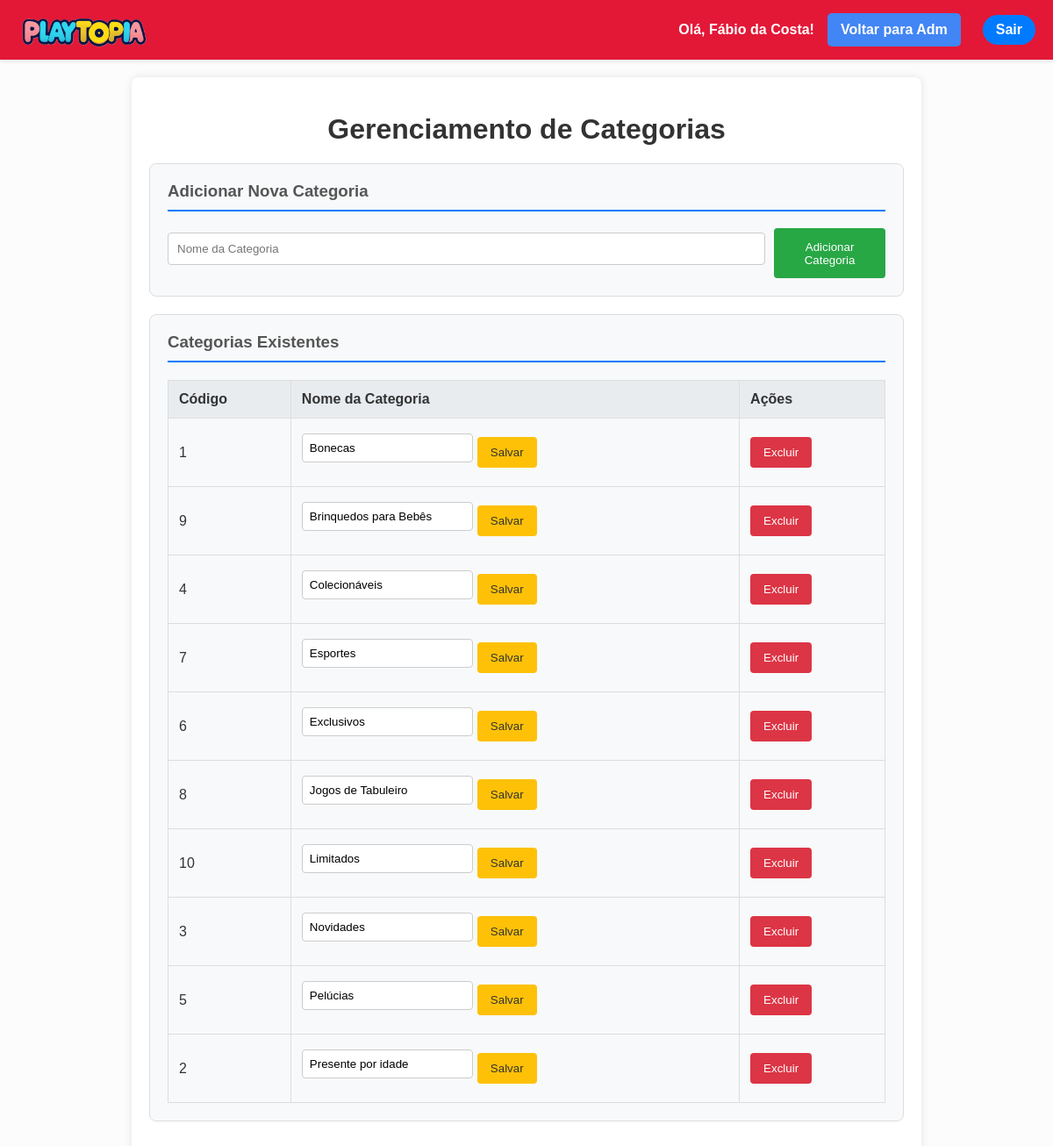
The page /loja_brinquedos/gerenciar_categorias.php (signed in) on the database its author committed.
### tables this page shows
CREATE TABLE IF NOT EXISTS `categoria` (
  `codigo` int(5) NOT NULL AUTO_INCREMENT,
  `nome` varchar(100) NOT NULL,
  PRIMARY KEY (`codigo`)
);

### loja_brinquedos/gerenciar_categorias.php (the view, shortened to what this page needs)
<?php
require_once "db_connection.php";
$sql_categorias = "SELECT codigo, nome FROM categoria ORDER BY nome ASC";
$result_categorias = $conn->query($sql_categorias);
$categorias = $result_categorias->fetch_all(MYSQLI_ASSOC);
?>
<!DOCTYPE html>
<html lang="pt-BR">
<head>
    <link rel="stylesheet" href="styles.css">
</head>
<body>
<div class="header">
    <a href="loja.php" id="logo-link">
        <img src="logo.png" alt="Logo da Playtopia" class="logo-loja-adm">
    </a>
    <div class="user-actions">
        <span class="welcome-message">Olá, <?php echo htmlspecialchars($_SESSION['user_name']); ?>!</span>
        <a href="administracao.php" class="admin-btn">Voltar para Adm</a>
        <a href="logout.php" class="logout-btn">Sair</a>
    </div>
</div>
<div class="container-adm">
    <h1>Gerenciamento de Categorias</h1>
    <div class="card-adm">
        <h3>Adicionar Nova Categoria</h3>
        <form method="post" action="gerenciar_categorias.php" class="form-adm add-form">
            <input type="text" name="nome_nova_categoria" placeholder="Nome da Categoria" required>
            <button type="submit" name="adicionar_categoria" class="btn-adm btn-add">Adicionar Categoria</button>
        </form>
    </div>
    <div class="card-adm">
        <h3>Categorias Existentes</h3>
        <?php if (!empty($categorias)): ?>
            <table class="table-adm">
                <thead>
                    <tr>
                        <th>Código</th>
                        <th>Nome da Categoria</th>
                        <th>Ações</th>
                    </tr>
                </thead>
                <tbody>
                    <?php foreach ($categorias as $categoria): ?>
                        <tr>
                            <td><?php echo htmlspecialchars($categoria['codigo']); ?></td>
                            <td>
                                <form method="post" action="gerenciar_categorias.php" class="inline-form edit-form">
                                    <input type="text" name="nome_editar" value="<?php echo htmlspecialchars($categoria['nome']); ?>" required>
                                    <button type="submit" name="editar_categoria" class="btn-adm btn-edit">Salvar</button>
                                </form>
                            </td>
                            <td>
                                <form method="post" action="gerenciar_categorias.php" class="inline-form delete-form" onsubmit="return confirm('Tem certeza que deseja excluir esta categoria?');">
                                    <button type="submit" name="excluir_categoria" class="btn-adm btn-delete">Excluir</button>
                                </form>
                            </td>
                        </tr>
                    <?php endforeach; ?>
                </tbody>
            </table>
        <?php else: ?>
            <p>Nenhuma categoria cadastrada.</p>
        <?php endif; ?>
    </div>
</div>
</body>
</html>

### loja_brinquedos/styles.css (style rules this page uses)
.header { background-color: var(--primary-color); padding: 20px; box-shadow: 0 2px 4px rgba(0, 0, 0, 0.1); display: flex; justify-content: space-between; align-items: center; position: sticky; top: 0; z-index: 1000; flex-wrap: wrap; gap: 10px; }
.logo-loja-adm { height: 150px; width: auto; position: fixed; top: -35px; }
.user-actions { display: flex; align-items: center; gap: 15px; }
.welcome-message { font-weight: bold; color: #555; }
.login-btn, .logout-btn { text-decoration: none; color: #fff; background-color: #4285f4; padding: 8px 15px; border-radius: 20px; transition: background-color 0.3s; }
.admin-btn { background-color: #4285f4; color: white; padding: 10px 15px; text-decoration: none; border-radius: 5px; margin-right: 10px; transition: background-color 0.3s; }
.add-form input, .add-form textarea, .add-form select { width: 100%; padding: 8px; margin-top: 5px; margin-bottom: 15px; border: 1px solid #ccc; border-radius: 4px; }
.welcome-message { font-weight: bold; color: #333; }
.login-btn, .logout-btn { text-decoration: none; color: #fff; background-color: #007bff; padding: 8px 12px; border-radius: 5px; transition: background-color 0.3s; }
.container-adm { max-width: 900px; margin: 20px auto; padding: 20px; background-color: #fff; box-shadow: 0 0 10px rgba(0, 0, 0, 0.1); border-radius: 8px; }
.container-adm h1 { text-align: center; color: #333; margin-bottom: 20px; }
.card-adm { background-color: #f8f9fa; border: 1px solid #ddd; border-radius: 8px; padding: 20px; margin-bottom: 20px; }
.card-adm h3 { margin-top: 0; color: #555; border-bottom: 2px solid #007bff; padding-bottom: 10px; }
.form-adm { display: flex; gap: 10px; }
.form-adm input[type="text"] { flex-grow: 1; padding: 10px; border: 1px solid #ccc; border-radius: 4px; }
.btn-adm { padding: 10px 15px; border: none; border-radius: 4px; color: #fff; cursor: pointer; transition: background-color 0.3s; }
.btn-add { background-color: #28a745; }
.table-adm { width: 100%; border-collapse: collapse; margin-top: 20px; }
.table-adm th, .table-adm td { border: 1px solid #ddd; padding: 12px; text-align: left; }
.table-adm th { background-color: #e9ecef; }
.inline-form { display: inline-flex; gap: 5px; align-items: center; }
.inline-form input[type="text"] { padding: 8px; border: 1px solid #ccc; border-radius: 4px; }
.btn-edit { background-color: #ffc107; color: #333; }
.btn-delete { background-color: #dc3545; }
.admin-btn { text-decoration: none; color: #fff; background-color: #6c757d; padding: 8px 12px; border-radius: 5px; transition: background-color 0.3s; }
html { scrollbar-width: thin; scrollbar-color: #e31837 #f1f1f1; }
body { font-family: Arial, sans-serif; margin: 0; padding: 0; background-color: #fcfcfc; color: #333; }
.header a { color: #fff; text-decoration: none; font-weight: bold; transition: color 0.3s ease; }
:root { --primary-color: #e31837; --secondary-color: #ffde00; --accent-color: #007bff; --text-color: #333333; --light-bg: #ffffff; --light-gray: #f0f2f5; }
html { box-sizing: border-box; overflow-x: hidden; }
*, *:before, *:after { box-sizing: inherit; }
.header { background-color: var(--primary-color); color: var(--light-bg); padding: 15px 20px; box-shadow: 0 2px 4px rgba(0, 0, 0, 0.1); display: flex; justify-content: space-between; align-items: center; position: sticky; top: 0; z-index: 1000; flex-wrap: wrap; gap: 15px; }
.user-actions a, .welcome-message { color: var(--light-bg); font-weight: bold; text-decoration: none; }
.login-btn, .logout-btn { text-decoration: none; color: var(--light-bg); background-color: var(--accent-color); padding: 8px 15px; border-radius: 20px; transition: background-color 0.3s; }
.admin-btn { background-color: #4285f4; color: var(--light-bg); padding: 10px 15px; text-decoration: none; border-radius: 5px; margin-right: 10px; transition: background-color 0.3s; }
.edit-form input[type="text"], .edit-form input[type="number"], .edit-form textarea, .edit-form select, .edit-form input[type="file"] { width: 100%; padding: 8px; margin-top: 5px; margin-bottom: 15px; border: 1px solid #ccc; border-radius: 4px; box-sizing: border-box; }

### rows shown on the page
categoria: codigo "1", nome_editar "Bonecas"
categoria: codigo "9", nome_editar "Brinquedos para Bebês"
categoria: codigo "4", nome_editar "Colecionáveis"
categoria: codigo "7", nome_editar "Esportes"
categoria: codigo "6", nome_editar "Exclusivos"
categoria: codigo "8", nome_editar "Jogos de Tabuleiro"
categoria: codigo "10", nome_editar "Limitados"
categoria: codigo "3", nome_editar "Novidades"
categoria: codigo "5", nome_editar "Pelúcias"
categoria: codigo "2", nome_editar "Presente por idade"

### other values the page prints
$_SESSION['user_name'] "Fábio da Costa"
